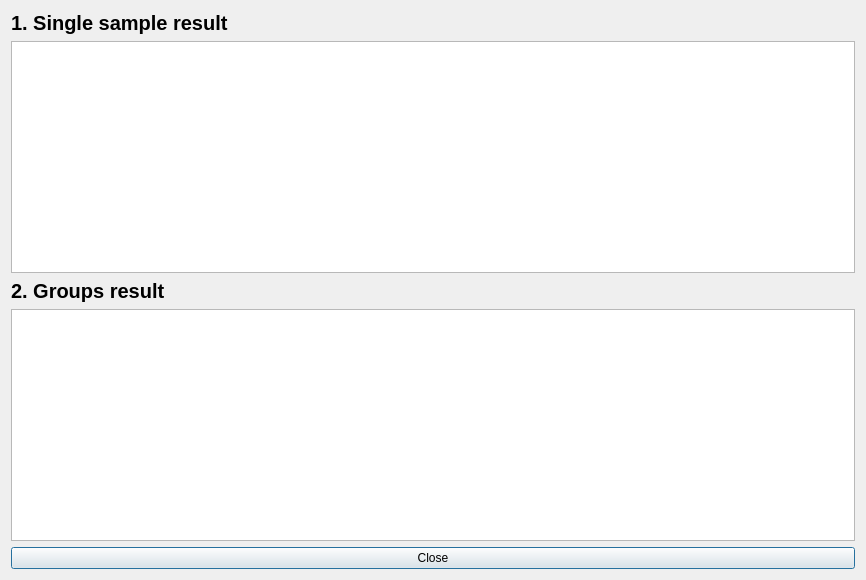
<?xml version="1.0" encoding="UTF-8"?>
<ui version="4.0">
 <class>Dialog</class>
 <widget class="QDialog" name="Dialog">
  <property name="geometry">
   <rect>
    <x>0</x>
    <y>0</y>
    <width>866</width>
    <height>580</height>
   </rect>
  </property>
  <property name="windowTitle">
   <string>Dialog</string>
  </property>
  <layout class="QGridLayout" name="gridLayout">
   <item row="0" column="0">
    <widget class="QLabel" name="label1">
     <property name="font">
      <font>
       <family>Arial</family>
       <pointsize>15</pointsize>
       <weight>75</weight>
       <bold>true</bold>
      </font>
     </property>
     <property name="text">
      <string>1. Single sample result</string>
     </property>
    </widget>
   </item>
   <item row="1" column="0">
    <widget class="QTableView" name="tableView"/>
   </item>
   <item row="2" column="0">
    <widget class="QLabel" name="label2">
     <property name="font">
      <font>
       <family>Arial</family>
       <pointsize>15</pointsize>
       <weight>75</weight>
       <bold>true</bold>
      </font>
     </property>
     <property name="text">
      <string>2. Groups result</string>
     </property>
    </widget>
   </item>
   <item row="3" column="0">
    <widget class="QTableView" name="tableView_grp"/>
   </item>
   <item row="4" column="0">
    <widget class="QPushButton" name="closebtn">
     <property name="text">
      <string>Close</string>
     </property>
    </widget>
   </item>
  </layout>
 </widget>
 <resources/>
 <connections/>
</ui>
